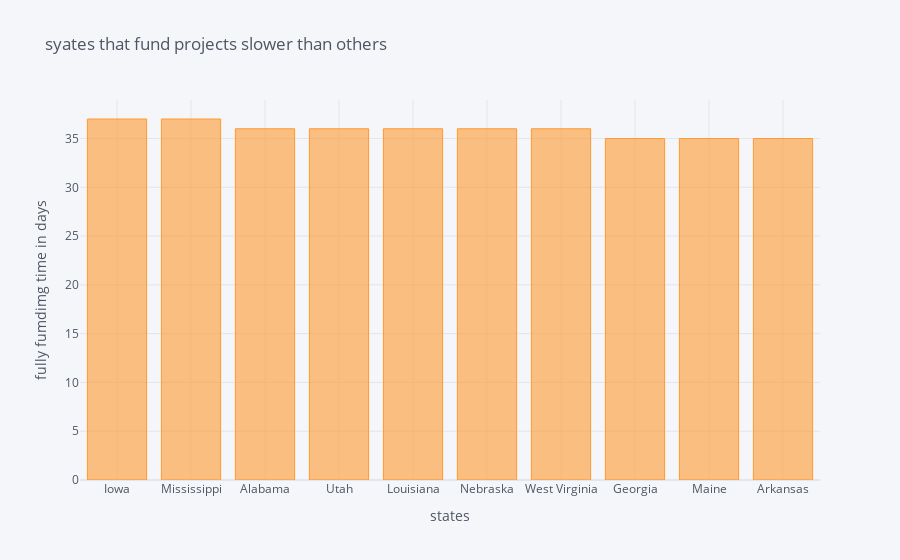

Notebook code for this chart:
### Code cell
slow_funding=slow[slow>32].sort_values(ascending=False).head(10)
slow_funding.iplot(kind='bar',xTitle='states', yTitle='fully fumdimg time in days',title ='syates that fund projects slower than others')

### Figure 1 — Plotly figure (JSON) as saved in the notebook; plotly's stock layout.template omitted (floating-point values rounded to 4 significant figures)
{"data": [{"marker": {"color": "rgba(255, 153, 51, 0.6)", "line": {"color": "rgba(255, 153, 51, 1.0)", "width": 1}}, "name": "Funding Time", "orientation": "v", "text": "", "type": "bar", "x": ["Iowa", "Mississippi", "Alabama", "Utah", "Louisiana", "Nebraska", "West Virginia", "Georgia", "Maine", "Arkansas"], "y": [37, 37, 36, 36, 36, 36, 36, 35, 35, 35]}], "layout": {"legend": {"bgcolor": "#F5F6F9", "font": {"color": "#4D5663"}}, "paper_bgcolor": "#F5F6F9", "plot_bgcolor": "#F5F6F9", "title": {"font": {"color": "#4D5663"}, "text": "syates that fund projects slower than others"}, "xaxis": {"gridcolor": "#E1E5ED", "showgrid": true, "tickfont": {"color": "#4D5663"}, "title": {"font": {"color": "#4D5663"}, "text": "states"}, "zerolinecolor": "#E1E5ED"}, "yaxis": {"gridcolor": "#E1E5ED", "showgrid": true, "tickfont": {"color": "#4D5663"}, "title": {"font": {"color": "#4D5663"}, "text": "fully fumdimg time in days"}, "zerolinecolor": "#E1E5ED"}}}
